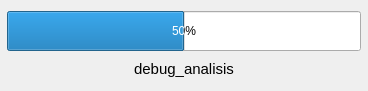
<?xml version="1.0" encoding="UTF-8"?>
<ui version="4.0">
 <class>networkAnalisis</class>
 <widget class="QWidget" name="networkAnalisis">
  <property name="windowModality">
   <enum>Qt::ApplicationModal</enum>
  </property>
  <property name="geometry">
   <rect>
    <x>0</x>
    <y>0</y>
    <width>368</width>
    <height>91</height>
   </rect>
  </property>
  <property name="windowTitle">
   <string>Escaneado Red</string>
  </property>
  <layout class="QVBoxLayout" name="verticalLayout">
   <property name="leftMargin">
    <number>7</number>
   </property>
   <property name="rightMargin">
    <number>7</number>
   </property>
   <item>
    <widget class="QProgressBar" name="progressBar">
     <property name="minimumSize">
      <size>
       <width>0</width>
       <height>40</height>
      </size>
     </property>
     <property name="maximumSize">
      <size>
       <width>16777215</width>
       <height>40</height>
      </size>
     </property>
     <property name="value">
      <number>50</number>
     </property>
     <property name="orientation">
      <enum>Qt::Horizontal</enum>
     </property>
     <property name="invertedAppearance">
      <bool>false</bool>
     </property>
     <property name="textDirection">
      <enum>QProgressBar::TopToBottom</enum>
     </property>
    </widget>
   </item>
   <item>
    <widget class="QLabel" name="label">
     <property name="font">
      <font>
       <pointsize>11</pointsize>
      </font>
     </property>
     <property name="text">
      <string>debug_analisis</string>
     </property>
     <property name="alignment">
      <set>Qt::AlignCenter</set>
     </property>
    </widget>
   </item>
  </layout>
 </widget>
 <resources/>
 <connections/>
</ui>
